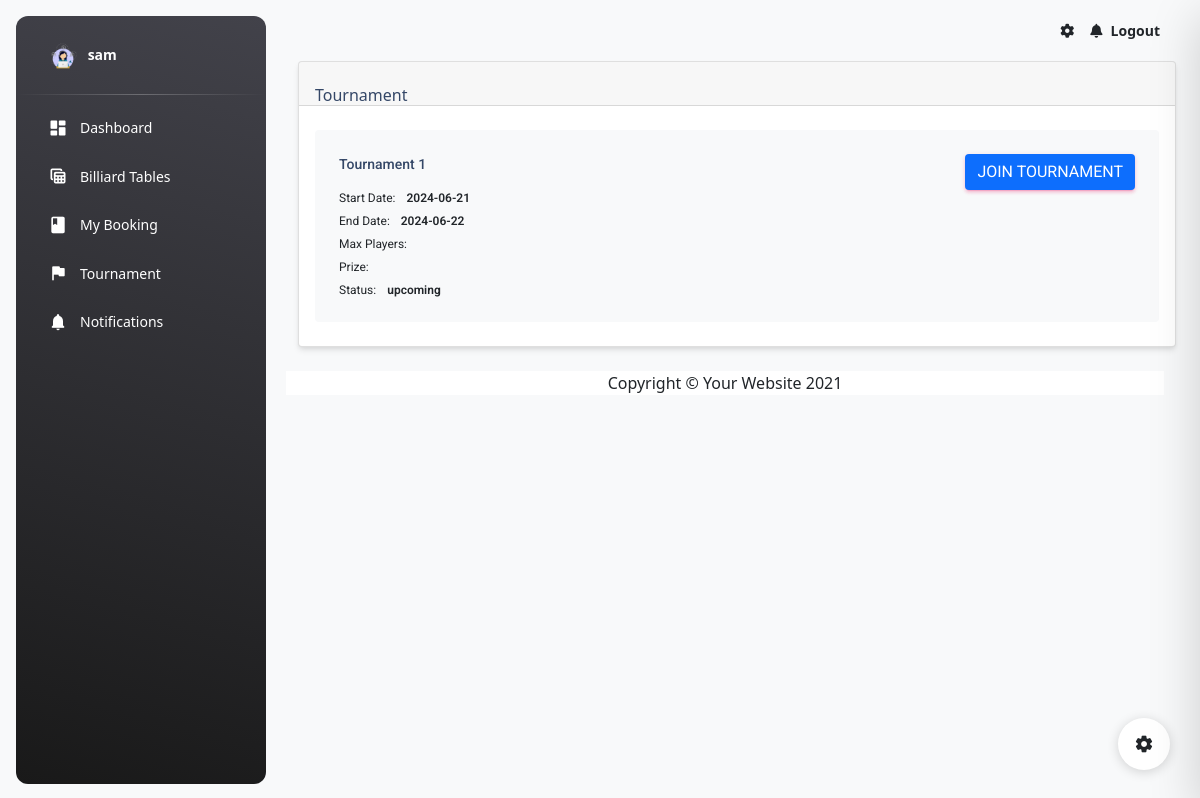
Page /user_tournament.php (signed in) on the earlier database version.
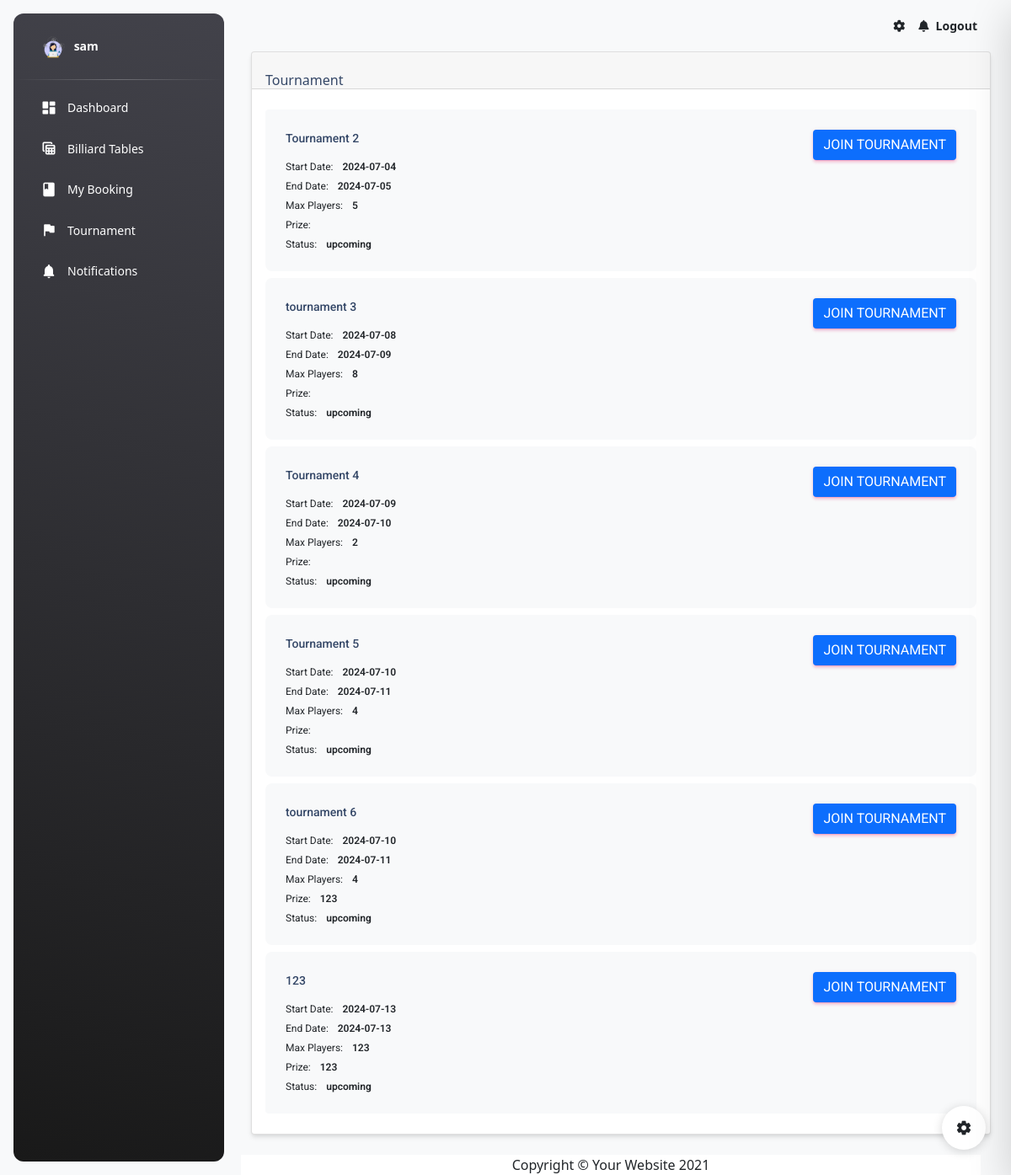
Same page on the later database version.
### tables this page shows
CREATE TABLE `tournaments` (
  `tournament_id` int(11) NOT NULL,
  `name` varchar(100) NOT NULL,
  `max_player` int(11) NOT NULL,
  `start_date` date NOT NULL,
  `end_date` date DEFAULT NULL,
  `status` varchar(100) NOT NULL,
  `created_at` varchar(100) NOT NULL,
  `prize` text NOT NULL
);

### user_tournament.php (the view, shortened to what the changed rows need)
<!DOCTYPE html>
<html lang="en">
   <head>
      <link href="./assets/css/nucleo-icons.css" rel="stylesheet" />
      <link href="./assets/css/nucleo-svg.css" rel="stylesheet" />
      <link id="pagestyle" href="./assets/css/material-dashboard.css?v=3.1.0" rel="stylesheet" />
      <link href="vendor/fontawesome-free/css/all.min.css" rel="stylesheet" type="text/css">
      <link href="https://stackpath.bootstrapcdn.com/bootstrap/5.1.3/css/bootstrap.min.css" rel="stylesheet">
   </head>
   <body class="g-sidenav-show  bg-gray-100">
      <main class="main-content border-radius-lg ">
         <div class="container-fluid">
         <?php
            include 'conn.php';
            $sqlTournaments = "SELECT * FROM tournaments";
            $stmtTournaments = $conn->prepare($sqlTournaments);
            $stmtTournaments->execute();
            $tournaments = $stmtTournaments->fetchAll(PDO::FETCH_ASSOC);
            ?>
            <div class="card">
                <div class="card-body pt-4 p-3">
                    <ul class="list-group">
                    <?php if (!empty($tournaments)) : ?>
                        <?php foreach ($tournaments as $tournament) : ?>
                            <li class="list-group-item border-0 d-flex p-4 mb-2 bg-gray-100 border-radius-lg">
                                <div class="d-flex flex-column">
                                    <h6 class="mb-3 text-sm"><?php echo htmlspecialchars($tournament['name']); ?></h6>
                                    <span class="mb-2 text-xs">Start Date: <span class="text-dark font-weight-bold ms-sm-2"><?php echo htmlspecialchars($tournament['start_date']); ?></span></span>
                                    <span class="mb-2 text-xs">End Date: <span class="text-dark font-weight-bold ms-sm-2"><?php echo htmlspecialchars($tournament['end_date']); ?></span></span>
                                    <span class="mb-2 text-xs">Max Players: <span class="text-dark font-weight-bold ms-sm-2"><?php echo htmlspecialchars($tournament['max_player']); ?></span></span>
                                    <span class="mb-2 text-xs">Prize: <span class="text-dark font-weight-bold ms-sm-2"><?php echo htmlspecialchars($tournament['prize']); ?></span></span>
                                    <span class="text-xs">Status: <span class="text-dark font-weight-bold ms-sm-2"><?php echo htmlspecialchars($tournament['status']); ?></span></span>
                                </div>
                                <div class="ms-auto text-end">
                                    <button type="button" class="btn btn-primary join-tournament" data-tournament-id="<?php echo htmlspecialchars($tournament['tournament_id']); ?>">Join Tournament</button>
                                </div>
                            </li>
                        <?php endforeach; ?>
                    <?php endif; ?>
                    </ul>
                </div>
            </div>
      </main>
   </body>
</html>

Differences in the rows shown:
removed tournaments: name "Tournament 1", start_date "2024-06-21", end_date "2024-06-22", status "upcoming"
added tournaments: name "Tournament 2", start_date "2024-07-04", end_date "2024-07-05", max_player "5", status "upcoming"
added tournaments: name "tournament 3", start_date "2024-07-08", end_date "2024-07-09", max_player "8", status "upcoming"
added tournaments: name "Tournament 4", start_date "2024-07-09", end_date "2024-07-10", max_player "2", status "upcoming"
added tournaments: name "Tournament 5", start_date "2024-07-10", end_date "2024-07-11", max_player "4", status "upcoming"
added tournaments: name "tournament 6", start_date "2024-07-10", end_date "2024-07-11", max_player "4", prize "123", status "upcoming"
added tournaments: name "123", start_date "2024-07-13", end_date "2024-07-13", max_player "123", prize "123", status "upcoming"
